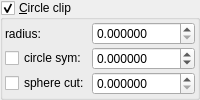
    <widget class="MyGroupBox" name="groupCheck_transf_function_enabledCx_false">
     <property name="title">
      <string>&amp;Circle clip</string>
     </property>
     <property name="checkable">
      <bool>true</bool>
     </property>
     <layout class="QVBoxLayout" name="verticalLayout_14">
      <property name="leftMargin">
       <number>2</number>
      </property>
      <property name="topMargin">
       <number>2</number>
      </property>
      <property name="rightMargin">
       <number>2</number>
      </property>
      <property name="bottomMargin">
       <number>2</number>
      </property>
      <item>
       <layout class="QGridLayout" name="gridLayout_25" columnstretch="0,1">
        <property name="spacing">
         <number>2</number>
        </property>
        <item row="1" column="1">
         <widget class="MyDoubleSpinBox" name="spinbox_transf_radius_1">
          <property name="sizePolicy">
           <sizepolicy hsizetype="Minimum" vsizetype="Maximum">
            <horstretch>0</horstretch>
            <verstretch>0</verstretch>
           </sizepolicy>
          </property>
          <property name="prefix">
           <string/>
          </property>
          <property name="suffix">
           <string/>
          </property>
          <property name="decimals">
           <number>6</number>
          </property>
          <property name="minimum">
           <double>0.000000000000000</double>
          </property>
          <property name="maximum">
           <double>99.998999999999995</double>
          </property>
          <property name="singleStep">
           <double>0.010000000000000</double>
          </property>
         </widget>
        </item>
        <item row="1" column="0">
         <widget class="QLabel" name="label_41">
          <property name="text">
           <string notr="true">radius:</string>
          </property>
         </widget>
        </item>
        <item row="3" column="0">
         <widget class="MyCheckBox" name="checkBox_transf_function_enabledY_false">
          <property name="text">
           <string notr="true">sphere cut:</string>
          </property>
         </widget>
        </item>
        <item row="2" column="1">
         <widget class="MyDoubleSpinBox" name="spinbox3_transf_constant_multiplier_000_x">
          <property name="sizePolicy">
           <sizepolicy hsizetype="Minimum" vsizetype="Maximum">
            <horstretch>0</horstretch>
            <verstretch>0</verstretch>
           </sizepolicy>
          </property>
          <property name="prefix">
           <string/>
          </property>
          <property name="suffix">
           <string/>
          </property>
          <property name="decimals">
           <number>6</number>
          </property>
          <property name="minimum">
           <double>-99.998999999999995</double>
          </property>
          <property name="maximum">
           <double>99.998999999999995</double>
          </property>
          <property name="singleStep">
           <double>0.100000000000000</double>
          </property>
          <property name="value">
           <double>0.000000000000000</double>
          </property>
         </widget>
        </item>
        <item row="2" column="0">
         <widget class="MyCheckBox" name="checkBox_transf_function_enabledC_false">
          <property name="text">
           <string notr="true">circle sym:</string>
          </property>
         </widget>
        </item>
        <item row="3" column="1">
         <widget class="MyDoubleSpinBox" name="spinbox_transf_scaleA_1">
          <property name="sizePolicy">
           <sizepolicy hsizetype="Minimum" vsizetype="Maximum">
            <horstretch>0</horstretch>
            <verstretch>0</verstretch>
           </sizepolicy>
          </property>
          <property name="prefix">
           <string/>
          </property>
          <property name="suffix">
           <string/>
          </property>
          <property name="decimals">
           <number>6</number>
          </property>
          <property name="minimum">
           <double>0.000000000000000</double>
          </property>
          <property name="maximum">
           <double>99.998999999999995</double>
          </property>
          <property name="singleStep">
           <double>0.100000000000000</double>
          </property>
          <property name="value">
           <double>0.000000000000000</double>
          </property>
         </widget>
        </item>
       </layout>
      </item>
     </layout>
    </widget>
